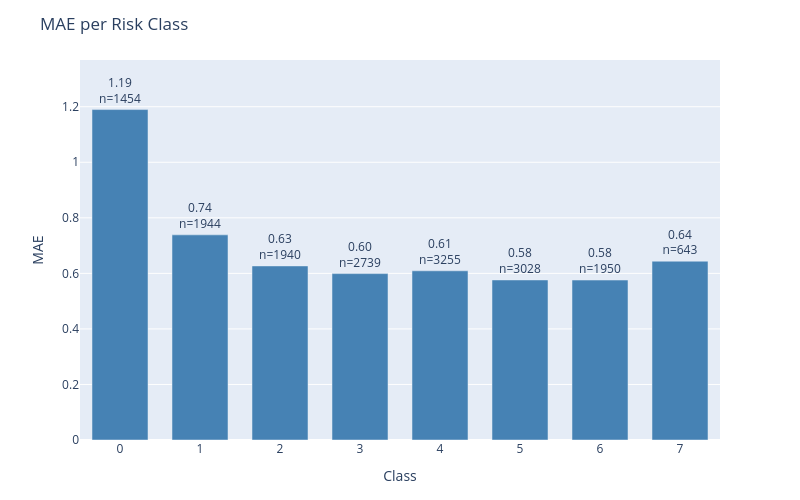

The notebook cell this image was saved under:
### Code cell
plot_error_by_group(
    df=results_test,
    y_true_col='actual',
    y_pred_col='prediction',
    group_by='class',
    metric='mae',
    title='MAE per Risk Class'
)

### Figure 1 — Plotly figure (JSON) as saved in the notebook; plotly's stock layout.template omitted (floating-point values rounded to 4 significant figures)
{"data": [{"marker": {"color": "steelblue"}, "text": ["1.19<br>n=1454", "0.74<br>n=1944", "0.63<br>n=1940", "0.60<br>n=2739", "0.61<br>n=3255", "0.58<br>n=3028", "0.58<br>n=1950", "0.64<br>n=643"], "textposition": "outside", "type": "bar", "x": ["0", "1", "2", "3", "4", "5", "6", "7"], "y": [1.19, 0.7387, 0.6268, 0.5991, 0.6092, 0.5763, 0.5759, 0.6439]}], "layout": {"bargap": 0.3, "height": 500, "margin": {"b": 60, "t": 60}, "title": {"text": "MAE per Risk Class"}, "uniformtext": {"minsize": 8, "mode": "hide"}, "width": 800, "xaxis": {"title": {"text": "Class"}}, "yaxis": {"range": [0, 1.368], "title": {"text": "MAE"}}}}
